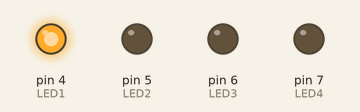
This sketch was run on a simulated Arduino Uno, built with avr-gcc and run on an emulated ATmega328P. Shown: output pins drawn as LEDs (lit = HIGH).

Above: at 0.2 s.
At 1.2 s:
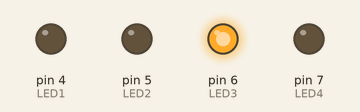
At 2.3 s:
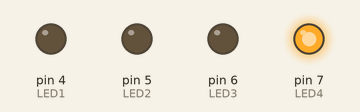
At 4.15 s:
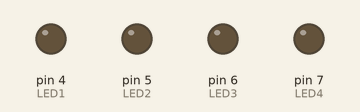
At 4.9 s:
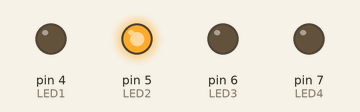
Timing chart, 0 to 5.5 s (numbered marks = the images above):
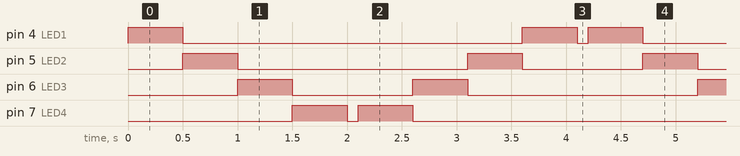

Measured:
- by itself, pin 4 (LED1): repeats every 4.2 s: LOW 3.1 s, HIGH 0.50 s, LOW 0.10 s, HIGH 0.50 s
- by itself, pin 5 (LED2): repeats every 4.2 s: LOW 2.1 s, HIGH 0.50 s, LOW 1.1 s, HIGH 0.50 s
- by itself, pin 6 (LED3): repeats every 4.2 s: LOW 1.1 s, HIGH 0.50 s, LOW 2.1 s, HIGH 0.50 s
- by itself, pin 7 (LED4): repeats every 4.2 s: LOW 0.10 s, HIGH 0.50 s, LOW 3.1 s, HIGH 0.50 s

The sketch:

Q2.ino
```cpp
#define LED1 4
#define LED2 5
#define LED3 6
#define LED4 7

void setup() {
  // put your setup code here, to run once:
pinMode(LED1,OUTPUT);
pinMode(LED2,OUTPUT);
pinMode(LED3,OUTPUT);
pinMode(LED4,OUTPUT);
}

void loop() {
  // put your main code here, to run repeatedly:
digitalWrite(LED1,HIGH);
delay(500);
digitalWrite(LED1,LOW);

digitalWrite(LED2,HIGH);
delay(500);
digitalWrite(LED2,LOW);

digitalWrite(LED3,HIGH);
delay(500);
digitalWrite(LED3,LOW);

digitalWrite(LED4,HIGH);
delay(500);
digitalWrite(LED4,LOW);

delay(100);

digitalWrite(LED4,HIGH);
delay(500);
digitalWrite(LED4,LOW);

digitalWrite(LED3,HIGH);
delay(500);
digitalWrite(LED3,LOW);

digitalWrite(LED2,HIGH);
delay(500);
digitalWrite(LED2,LOW);

digitalWrite(LED1,HIGH);
delay(500);
digitalWrite(LED1,LOW);

delay(100);
}
```
